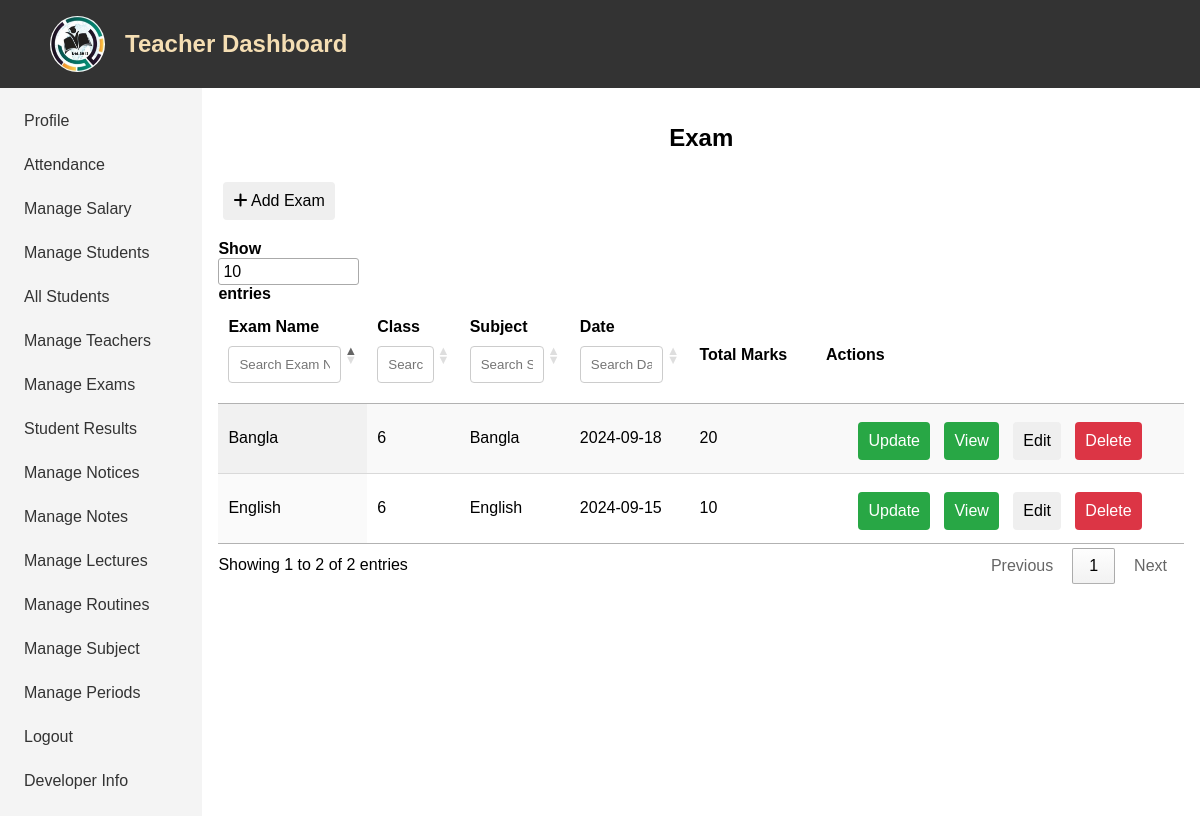
/manage-exam/ (signed in), run on an earlier commit of the app's database.
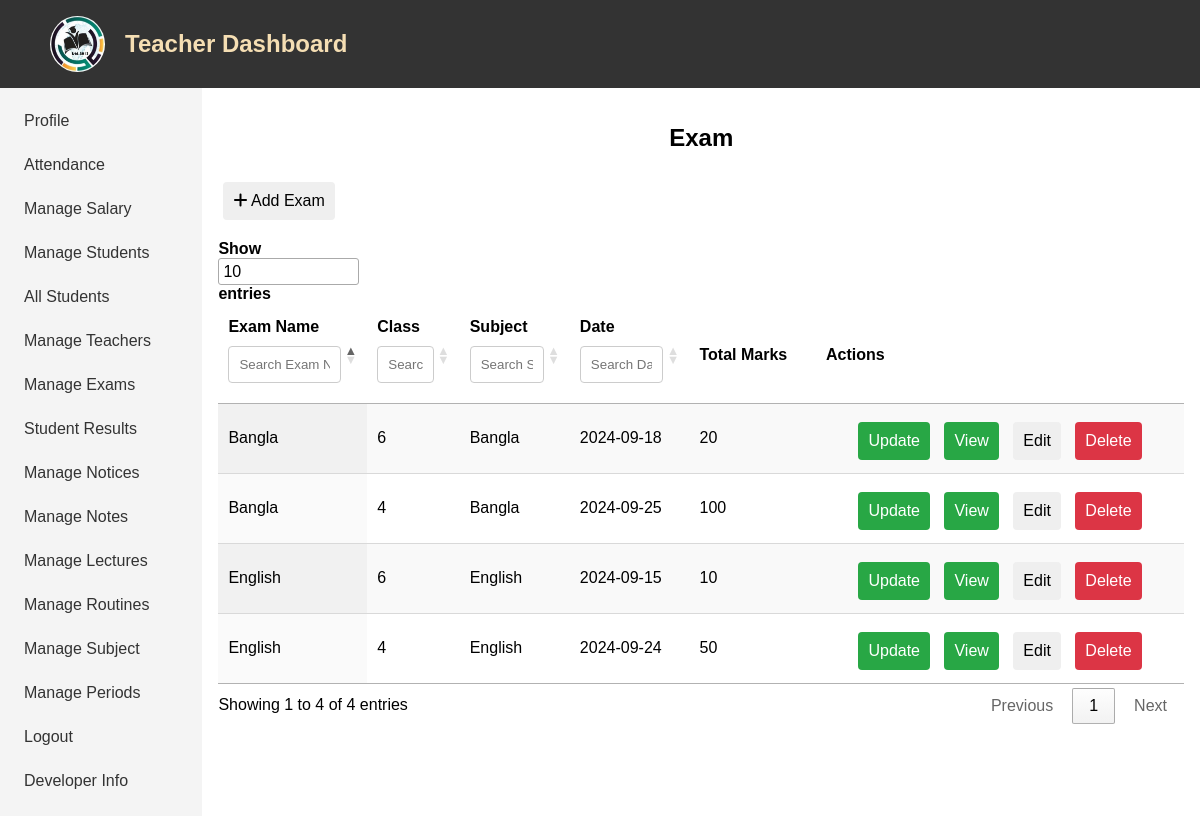
And on a later commit of the database.
### app/models.py (models this page shows, shortened)
class Exam(models.Model):
    name = models.CharField(max_length=100)
    date = models.DateField()
    grade = models.CharField(max_length=50)
    subject = models.CharField(max_length=100)
    total_marks = models.PositiveIntegerField()

### app/views.py (the view)
# urls.py: path('manage-exam/', views.manage_exam, name='manage_exam'),
@login_required(login_url='teacher_login')
@user_passes_test(lambda user: user.is_staff)
def manage_exam(request):
    exams = Exam.objects.all()
    if request.method == 'POST':
        form = ExamForm(request.POST, request.FILES)
        if form.is_valid():
            exam = form.save()
            students_in_grade = Student.objects.filter(grade=exam.grade)
            results = [
                Result(exam=exam, student=student, exam_marks=0)
                for student in students_in_grade
            ]
            with transaction.atomic():
                Result.objects.bulk_create(results)
            return redirect('manage_exam')
    else:
        form = ExamForm()
    return render(request, 'manage_exam.html', {'exams': exams, 'form': form,})

### app/forms.py
class ExamForm(forms.ModelForm):
    class Meta:
        model = Exam
        fields = '__all__'
        widgets = {
            'date': forms.DateInput(attrs={'type': 'date'}),
            'total_marks': forms.TextInput(),
        }
        labels = {
            'total_marks': 'Total Marks',
            'grade': 'Class',
            'name': 'Exam Name',
        }

### templates/manage_exam.html (shortened to what this page needs)
{% extends 'base.html' %}
{% block content %}
<div class="main">
    <h2>Exam</h2>
    <button id="toggleFormBtn" class="btn" style="margin-bottom: 20px;">
        <i class="fas fa-plus"></i> Add Exam
    </button>
    <table id="dataTable" class="display">
        <thead>
            <tr>
                <th>Exam Name</th>
                <th>Class</th>
                <th>Subject</th>
                <th>Date</th>
                <th>Total Marks</th>
                <th>Actions</th>
            </tr>
        </thead>
        <tbody>
            {% for info in exams %}
            <tr id="info-row-{{ info.id }}">
                <td>{{ info.name }}</td>
                <td>{{ info.grade }}</td>
                <td>{{ info.subject }}</td>
                <td>{{ info.date|date:"Y-m-d" }}</td>
                <td>{{ info.total_marks }}</td>
                <td class="text-center">
                    <button type="button" onclick="window.location.href='{% url 'update_exam_results' info.id %}'" class="btn btn-success">Update</button>
                    <button type="button" onclick="window.location.href='{% url 'view_exam_results' info.id %}'" class="btn btn-success">View</button>
                    <button type="button" class="btn edit-btn"
                        data-info-id="{{ info.id }}"
                        data-info-name="{{ info.name }}"
                        data-info-subject="{{ info.subject }}"
                        data-info-date="{{ info.date|date:'Y-m-d' }}"
                        data-info-total_marks="{{ info.total_marks }}">
                    Edit</button>
                    <form method="post" action="{% url 'delete_exam' info.id %}" style="display:inline;">{% csrf_token %}
                        <button type="submit" class="btn btn-danger">Delete</button>
                    </form>
                </td>
            </tr>
            {% endfor %}
        </tbody>
    </table>
</div>
{% endblock %}

What changed in the data, as far as the page shows it:
added Exam: name "Bangla", grade "4", subject "Bangla", date "2024-09-25", total_marks "100"
added Exam: name "English", grade "4", subject "English", date "2024-09-24", total_marks "50"
Also different on the page:
text written by a page script: "Show entries Showing 1 to 2 of 2 entries Previous 1 Next" → "Show entries Showing 1 to 4 of 4 entries Previous 1 Next"
